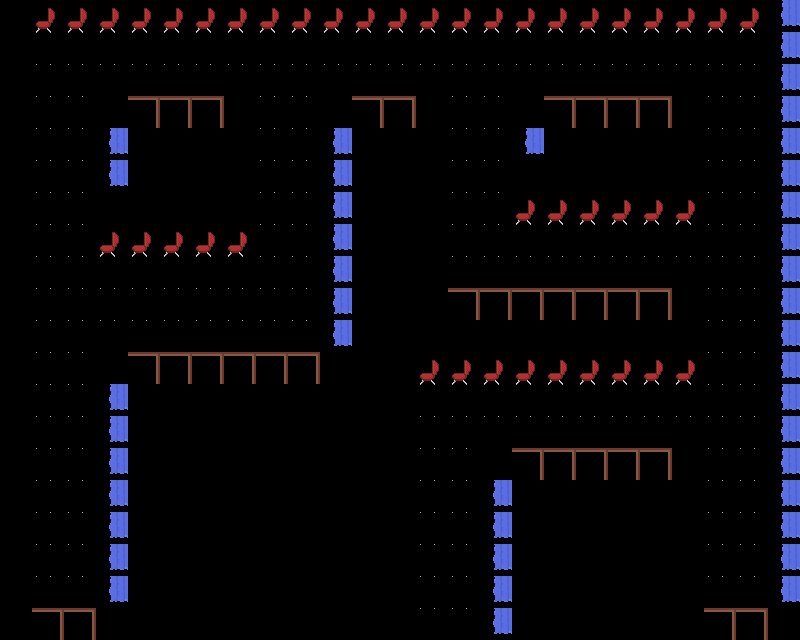

This is a level from a 2D game, rendered from its Tiled map with the project's own tilesets. A one-line summary and the map file follow, with tile-layer data summarised:
An orthogonal 25x20 tile map with 32x32 px tiles, 3 tile layers (floor, walls, otherwalls).

<map version="1.8" tiledversion="1.8.2" orientation="orthogonal" renderorder="right-down" width="25" height="20" tilewidth="32" tileheight="32" infinite="0" nextlayerid="4" nextobjectid="1">
 <tileset firstgid="1" name="newhospital" tilewidth="32" tileheight="32" tilecount="225" columns="15">
  <image source="../../Documents/sprites/Brackeys/Sprites/newhospital.png" trans="ff00ff" width="500" height="500" />
 </tileset>
 <layer id="1" name="floor" width="25" height="20">
  <data>[500 cells, 195 non-empty, 1 distinct tile ids]</data>
 </layer>
 <layer id="2" name="walls" width="25" height="20">
  <data>[500 cells, 43 non-empty, 1 distinct tile ids]</data>
 </layer>
 <layer id="3" name="otherwalls" width="25" height="20">
  <data>[500 cells, 149 non-empty, 11 distinct tile ids]</data>
 </layer>
</map>